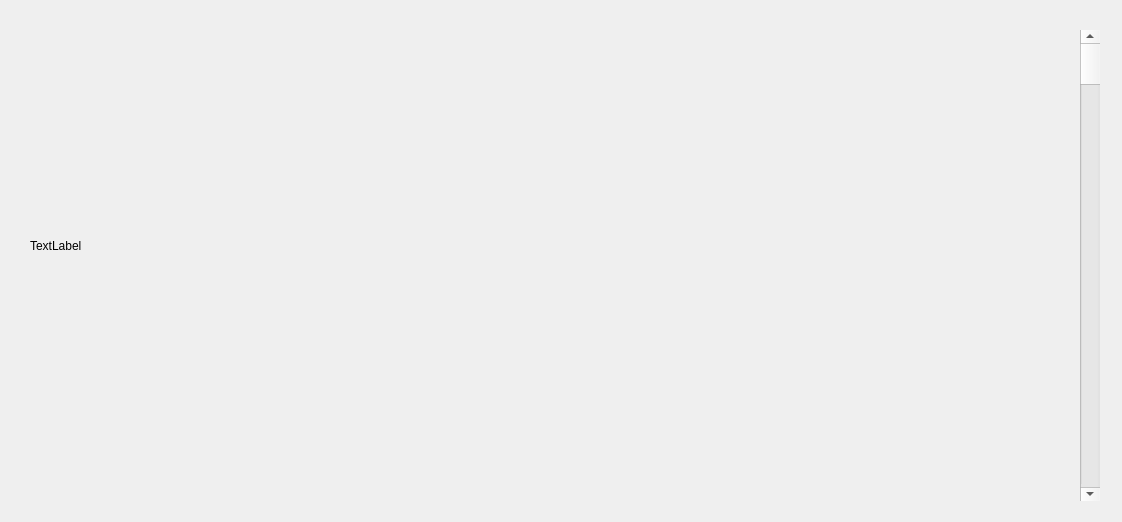
<?xml version="1.0" encoding="UTF-8"?>
<ui version="4.0">
 <class>Response</class>
 <widget class="QWidget" name="Response">
  <property name="geometry">
   <rect>
    <x>0</x>
    <y>0</y>
    <width>1122</width>
    <height>522</height>
   </rect>
  </property>
  <property name="windowTitle">
   <string>Form</string>
  </property>
  <widget class="QLabel" name="response_text">
   <property name="geometry">
    <rect>
     <x>30</x>
     <y>0</y>
     <width>1071</width>
     <height>491</height>
    </rect>
   </property>
   <property name="text">
    <string>TextLabel</string>
   </property>
  </widget>
  <widget class="QScrollBar" name="verticalScrollBar">
   <property name="geometry">
    <rect>
     <x>1080</x>
     <y>30</y>
     <width>20</width>
     <height>471</height>
    </rect>
   </property>
   <property name="orientation">
    <enum>Qt::Vertical</enum>
   </property>
  </widget>
 </widget>
 <resources/>
 <connections/>
</ui>
